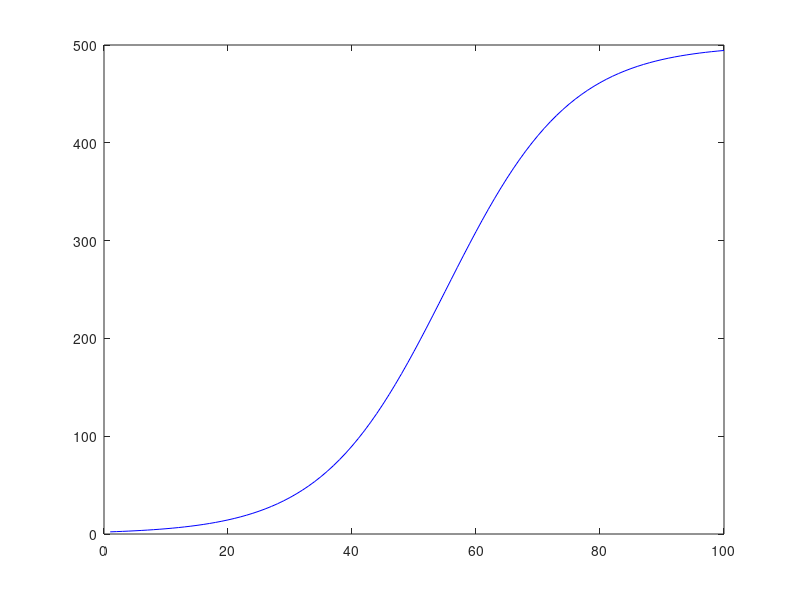

Reproduce this figure in MATLAB. (Note: this script raises an error after producing the figure.)
%Example8p2
%This code solves logistic equation
clear all;close all;
K=500;% environmental capacity
N0=2;% Initial population size
r=0.1;% growth rate
time=linspace(1,100,100);
%N=zeros(1,length(time));
% analytic (exact) solution
for i=1:length(time) % Animation part
   N(i)=K/(1+(K/N0-1)*exp(-r*time(i)));
   plot(N,'b');
   drawnow
end
[Tode,Node]=ode45(@lge,[1 100],2);
plot(time,N,Tode,Node,'r');
xlabel('Time');title('Population Changes');
ylabel('Population');grid on;
legend('Analytical Solution',...
    'Numerical Solution');
function dN=lge(T,N)
r=0.1;
K=500;
dN=r.*N.*(1-N/K);
end
